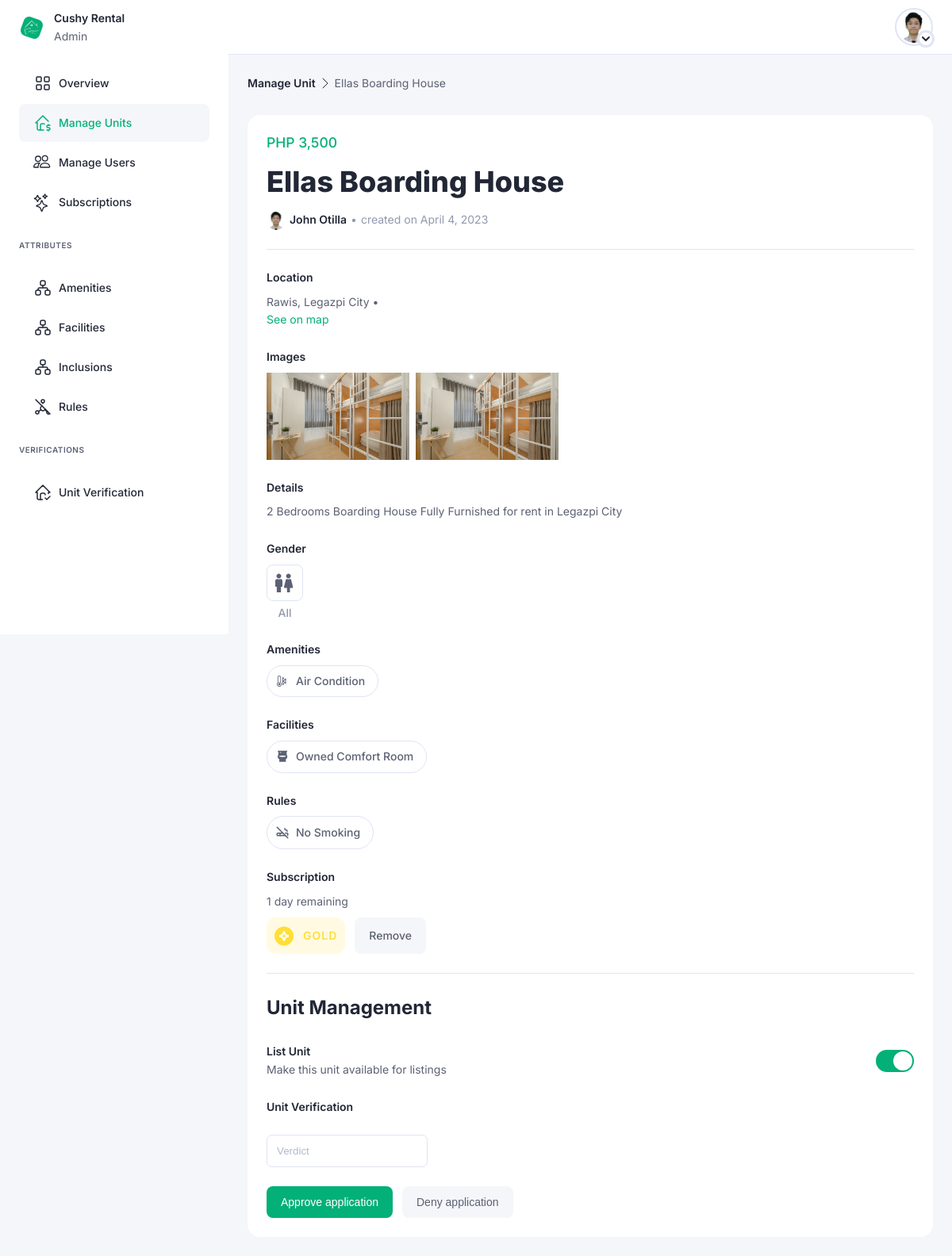
Page /modules/admin/pages/manage_unit_details.php?unit_id=1 on the earlier database version.
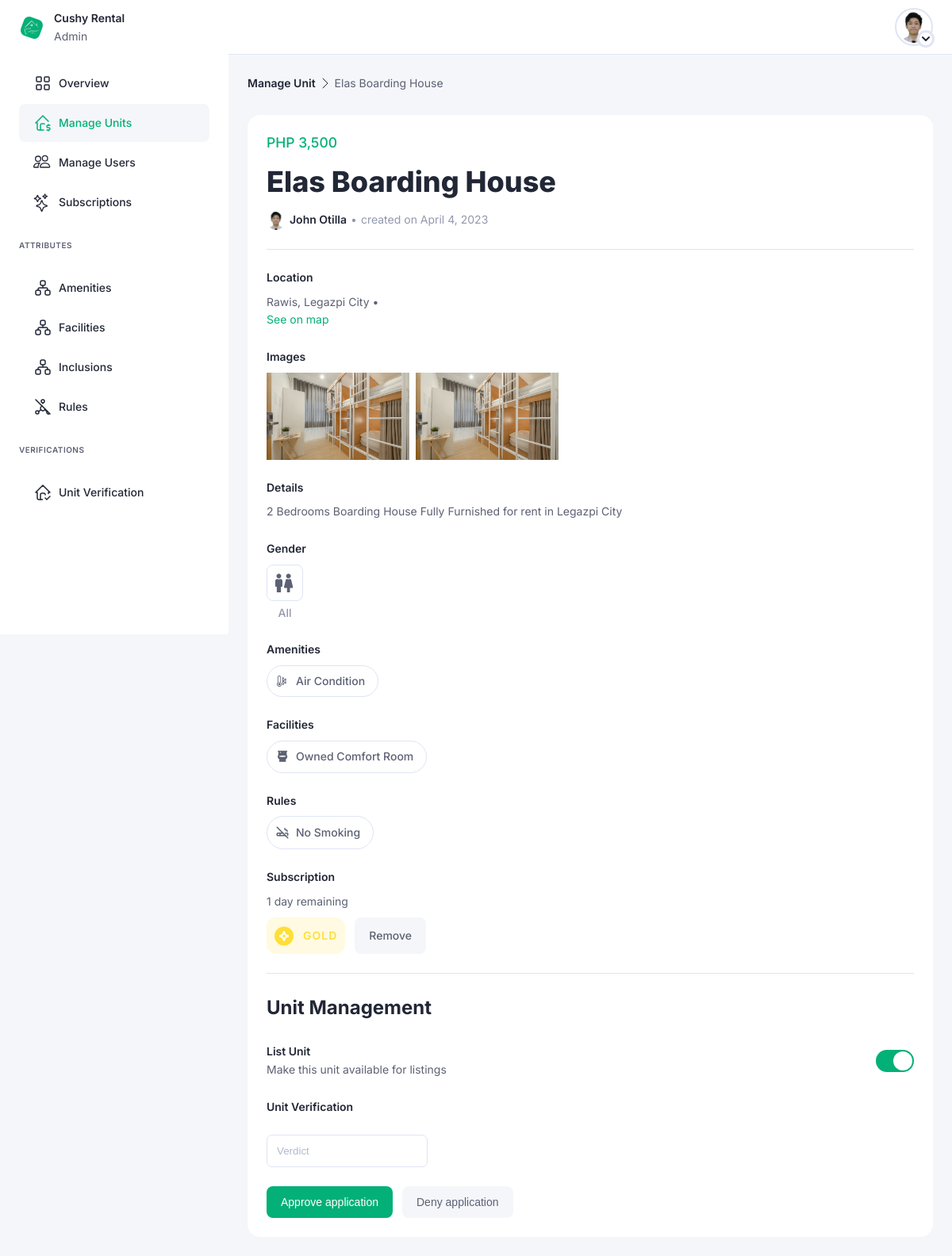
Same page on the later database version.
### tables this page shows
CREATE TABLE IF NOT EXISTS `cr_units`(
    `id` BIGINT PRIMARY KEY NOT NULL AUTO_INCREMENT,
    `landlord_id` BIGINT NOT NULL,
    `name` VARCHAR(255) NOT NULL,
    `details` LONGTEXT NOT NULL,
     
    `price` DOUBLE(8, 2) NOT NULL,
    `month_advance` INT NOT NULL COMMENT '\"0\" -> none',
    `month_deposit` INT NOT NULL COMMENT '\"0\" -> none',
     
    `location` JSON NOT NULL COMMENT '{
latitude: 0,
longitude: 0
}',
    `address` TEXT NOT NULL,
    `target_gender` TINYINT NOT NULL DEFAULT '0' COMMENT '\"0\" -> all,
\"1\" -> male,
\"2\" -> female',
    `slots` INT NOT NULL DEFAULT '1',
     
    `subscription_id` BIGINT ,
    `is_listed` TINYINT NOT NULL,
    `request_status` TINYINT NOT NULL DEFAULT '0' COMMENT '\"0\" -> pending,
\"1\" -> approved,
\"2\" -> denied,
\"3\" -> canceled',
    `status` TINYINT NOT NULL DEFAULT '1'
);

### functions/db_functions.php (called while the page is built, shortened)
<?php
function db_queryOnce($sql = '', $msg)
{
    $con = include($_SERVER['DOCUMENT_ROOT'] . '/cr_demo/connection/connection.php');
    $res = $con->query($sql) or die($con->error);
    $out = null;
    $data = $res->fetch_assoc();
    $out['data'] = $data;
    $out['msg'] = '';
    return $out;
}

### api/units/units.php (called while the page is built, shortened)
<?php
include_once('../../../../functions/db_functions.php');
function units_show($id)
{
    $sql = "SELECT * FROM `cr_units` WHERE id = '$id'";
    $res = db_queryOnce($sql, "No unit found with an id of $id.");
    return $res;
}

### modules/admin/pages/manage_unit_details.php (the view, shortened to what the changed rows need)
<!DOCTYPE html>
<?php
$unit_id = $_GET['unit_id'];
include '../../../api/units/units.php';
$q_unit = units_show($unit_id);
$unit = $q_unit['data'];
$q_user = users_show($unit['landlord_id']);
$user = $q_user['data'];
?>
<html lang="en">
<head>
    <link rel="stylesheet" href="/cr_demo/css/index.css">
    <link rel="stylesheet" href="../css/index.css">
</head>
<body>
    <main>
        <section>
            <div class="container">
                <div>
                    <div class="breadcrumbs">
                        <span class="title">Manage Unit</span>
                        <span class="breadcrumb-arrow"></span>
                        <span><?= $unit['name'] ?></span>
                    </div>
                </div>
                <div class="unit-container">
                    <div class="unit-intro">
                        <p class="unit-price">PHP <?= number_format($unit['price']) ?></p>
                        <h1 class="unit-title"><?= $unit['name'] ?></h1>
                        <div class="user-info">
                            <div class="user-info-pic"><img src="/cr_demo/assets/images/accounts/user1/user1.png" alt=""></div>
                            <p class="title"><?= $user['first_name'] . ' ' . $user['last_name'] ?></p>
                            •
                            <p>created on April 4, 2023 </p>
                        </div>
                    </div>
                    <div class="unit-section">
                        <p class="title">Details</p>
                        <p><?= $unit['details'] ?></p>
                    </div>
                    <h2>Unit Management</h2>
                </div>
            </div>
        </section>
    </main>
</body>
</html>

Differences in the rows shown:
changed cr_units "2 Bedrooms Boarding House Fully Furnished for rent in Legazpi City": name "Ellas Boarding House" → "Elas Boarding House"
